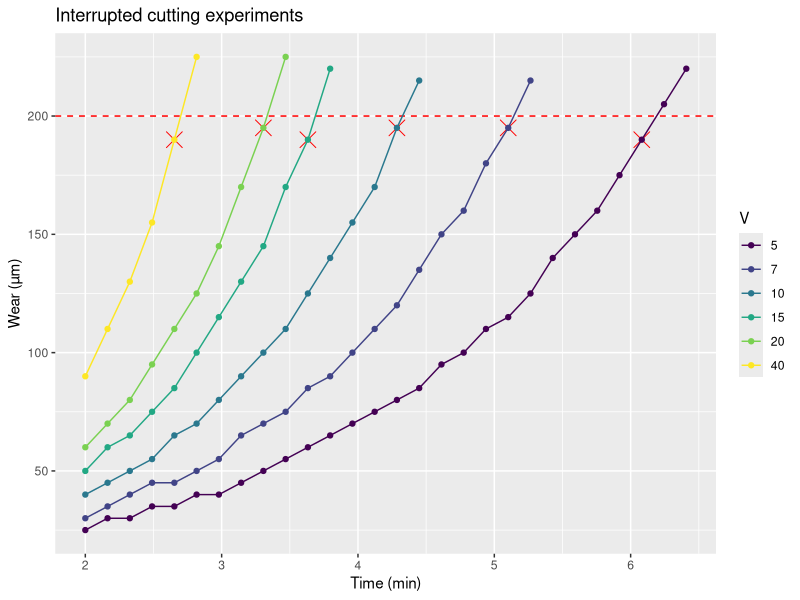
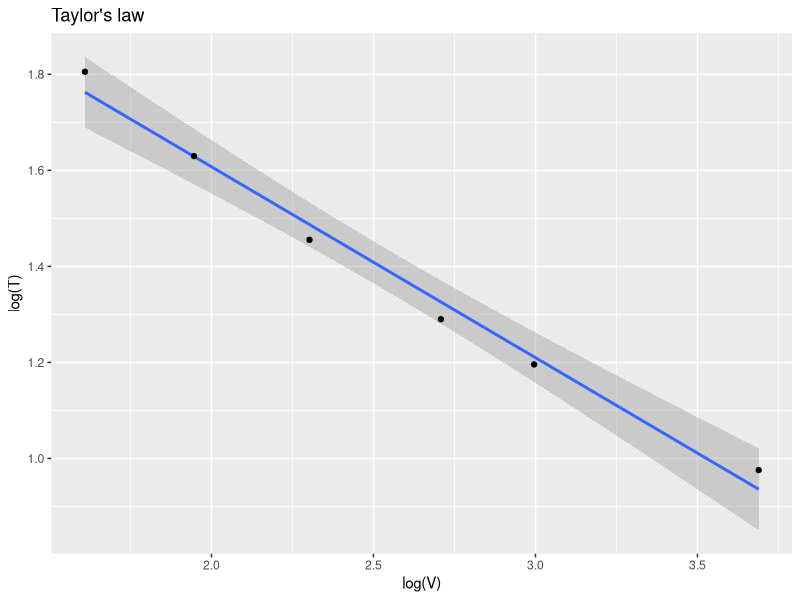
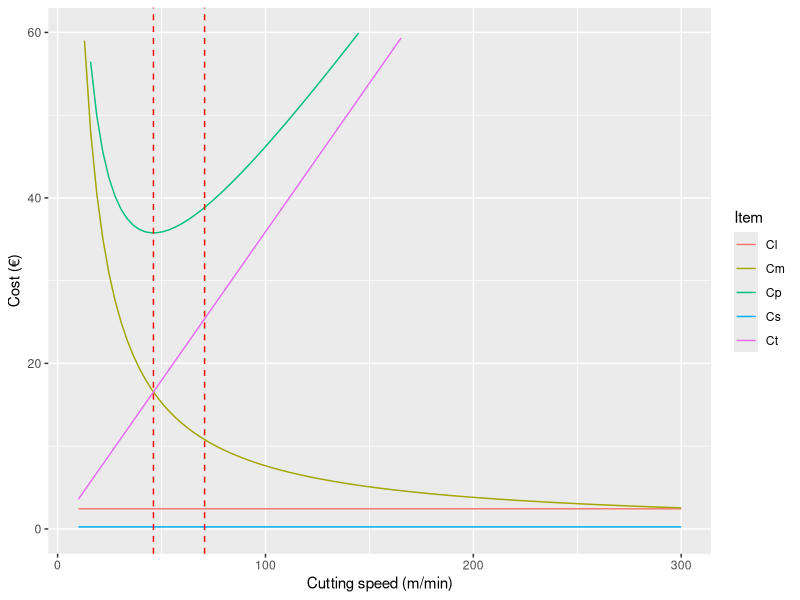
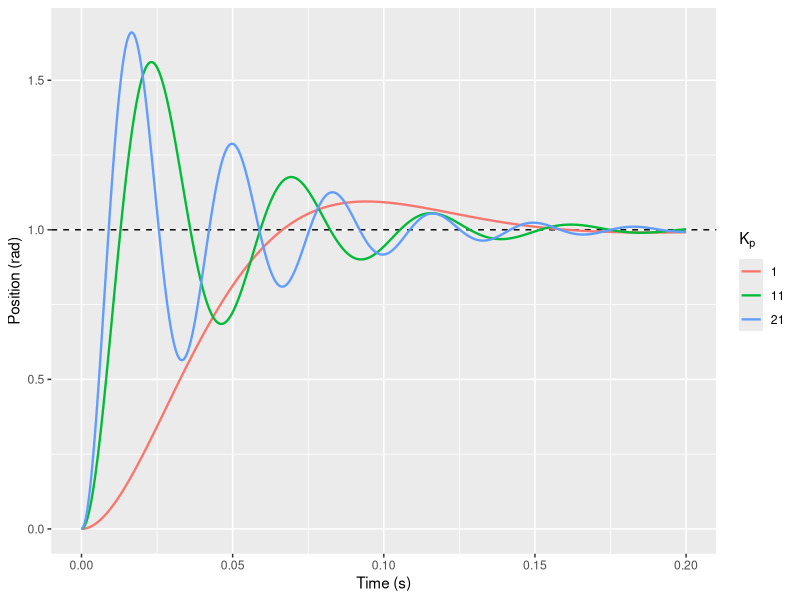
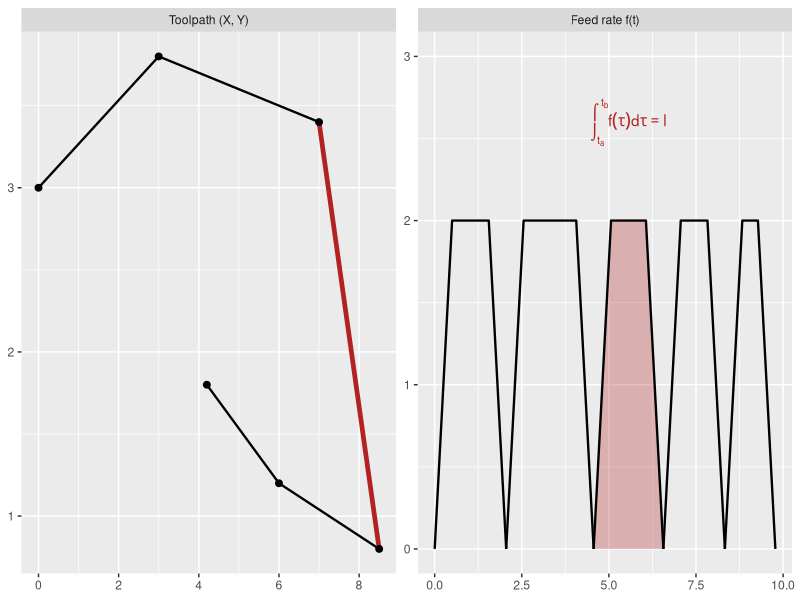
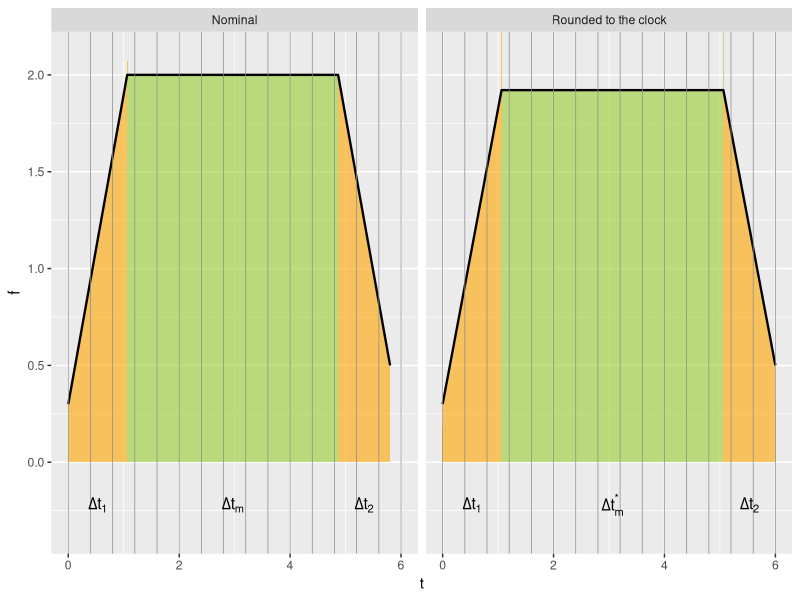
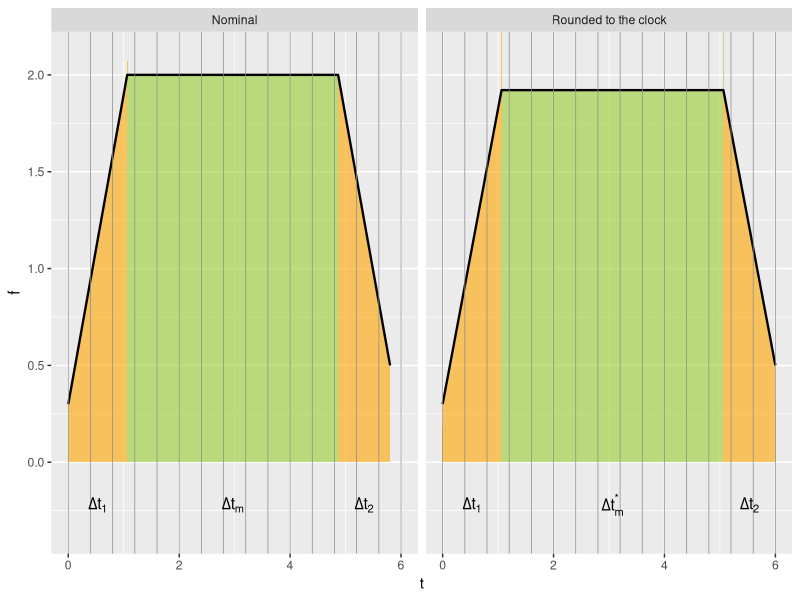
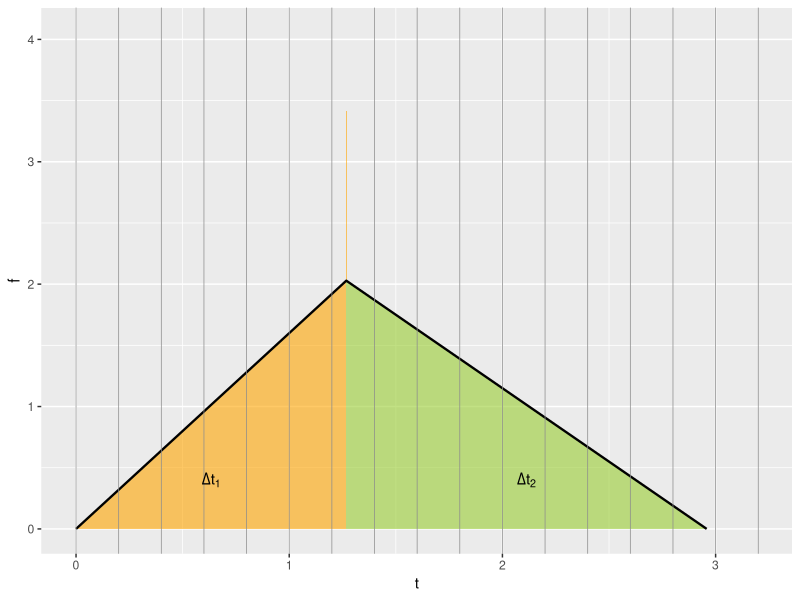

Reproduce these figures in R, in order.
## ---- chunk 1
options(width = 60)
set.seed(0)
library(tidyverse)
## ---- chunk 2
set.seed(0)
wc <- 200
round_next <- function(x, d) round(x/d) * d
w <- function(t,v, k=0.2, a=10) a*v^(k*t)
life <- function(v, wmax, k=0.2) uniroot(\(x) w(x, v, k) - wmax, interval=c(0, 1e5))$root
vels <- c(5, 7, 10, 15, 20, 40)

df <- expand.grid(
  T = seq(2, 10, length.out=50),
  V = vels
) %>%
  mutate(w = w(T, V, k=0.3)) %>% 
  mutate(w = round_next(w, 5)) %>% 
  filter(w <= wc + 30) 

df_l <- df %>% 
  filter(w <= wc) %>% 
  group_by(V) %>% 
  summarise(T = T[which.max(w)], w=max(w))

df %>% 
  mutate(V=factor(V)) %>% 
  ggplot(aes(x=T, y=w, group=V, color=V)) + 
  geom_point(data=df_l, aes(x=T, y=w), color="red", shape=4, size=5) +
  geom_hline(yintercept=wc, color="red", linetype=2) +
  geom_point() +
  geom_line() +
  scale_color_viridis_d(breaks=vels) +
  labs(x="Time (min)", y="Wear (µm)", title="Interrupted cutting experiments")
## ---- chunk 3
df_l %>% 
  ggplot(aes(x=log(V), y=log(T))) +
  geom_smooth(method="lm", formula=y~x) +
  geom_point() + 
  labs(title = "Taylor's law")
## ---- chunk 4
L <- 100
D <- 50
f <- 0.5
Lm <- 1
Om <- 0.7
Cs <- 1
Cl <- 1
K <- 50
n <- 0.5
Ct0 <- 2
Cs <- 10*(Lm + Om)
Cl <- 100*(Lm + Om)
Tm <- function(V) (pi * L * D) / (f*V)
Np <- function(V) (K/V)^(1/n)/Tm(V)
Ct <- function(V) Ct0/Np(V)
Cm <- function(V) Tm(V) * (Lm + Om)

Voc <- (K*(Lm+Om)^n)/((1/n-1)*Ct0)^n
Vot <- K/((1/n-1)*0.5)^n

tibble(
  V = seq(10, 300, length.out=100),
  Cs = Cs,
  Cl = Cl,
  Cm = Cm(V),
  Ct = Ct(V),
  Cp = Cm + Ct + Cs + Cl
) %>% 
  pivot_longer(-V, names_to = "Item", values_to = "Cost") %>% 
  mutate(Cost = Cost/70) %>% 
  ggplot(aes(x=V)) + 
  geom_line(aes(y=Cost, color=Item)) + 
  geom_vline(xintercept=c(Voc, Vot), linetype=2, color="red") + 
  ylim(c(0, 60)) + 
  labs(x="Cutting speed (m/min)", y="Cost (€)")
## ---- chunk 5
#| fig-width: 5.5
#| fig-height: 3.6
#| out-width: "443px"
#| out-height: "290px"
#| fig-align: center
# P-controlled position loop, G(s) = k / (s (tau s + 1)): closed-loop step response
step_response <- function(t, Kp, k = 34.7, tau = 0.02) {
  wn <- sqrt(Kp * k / tau)
  zeta <- 1 / (2 * sqrt(Kp * k * tau))
  wd <- wn * sqrt(1 - zeta^2)
  1 - exp(-zeta * wn * t) * (cos(wd * t) + zeta / sqrt(1 - zeta^2) * sin(wd * t))
}
expand_grid(t = seq(0, 0.2, length.out = 500), Kp = c(1, 11, 21)) %>%
  mutate(theta = step_response(t, Kp), Kp = factor(Kp)) %>%
  ggplot(aes(x = t, y = theta, color = Kp)) +
  geom_hline(yintercept = 1, linetype = 2) +
  geom_line(linewidth = 0.8) +
  labs(x = "Time (s)", y = "Position (rad)", color = quote(K[p]))
## ---- chunk 6
#| include: false
# Helpers for the profiling and look-ahead plots of this section

# Trapezoidal feed profile of a block on a discrete clock (period tq):
# the block duration is rounded up to a multiple of tq and f_m reduced accordingly
quantize_block <- function(l, fm, a, d, fs, fe, tq) {
  t1 <- (fm - fs) / a
  t2 <- (fm - fe) / d
  tm <- l / fm - t1 * (fm + fs) / (2 * fm) - t2 * (fe + fm) / (2 * fm)
  dt <- t1 + tm + t2
  dts <- (floor(dt / tq) + 1) * tq
  tms <- tm + dts - dt
  fms <- (2 * l - fs * t1 - fe * t2) / (t1 + t2 + 2 * tms)
  list(t1 = t1, t2 = t2, tm = tm, tms = tms, fm = fm, fms = fms, fs = fs, fe = fe, tq = tq, dts = dts)
}

profile_phases <- function(t1, tm, t2, fs, fm, fe) tibble(
  t = c(0, t1, t1, t1 + tm, t1 + tm, t1 + tm + t2),
  f = c(fs, fm, fm, fm, fm, fe),
  phase = rep(c("acc", "const", "dec"), each = 2)
)

plot_clock <- function(q = quantize_block(l = 10, fm = 2, a = 1.6, d = 1.6, fs = 0.3, fe = 0.5, tq = 0.4)) {
  prof <- bind_rows(
    `Nominal` = profile_phases(q$t1, q$tm, q$t2, q$fs, q$fm, q$fe),
    `Rounded to the clock` = profile_phases(q$t1, q$tms, q$t2, q$fs, q$fms, q$fe),
    .id = "which"
  )
  lab <- prof %>%
    group_by(which, phase) %>%
    summarise(t = mean(t), .groups = "drop") %>%
    mutate(label = case_when(
      phase == "acc" ~ "Delta*t[1]", phase == "dec" ~ "Delta*t[2]",
      which == "Nominal" ~ "Delta*t[m]", TRUE ~ "Delta*t[m]^'*'"))
  ggplot(prof, aes(t, f)) +
    geom_area(aes(fill = phase), alpha = 0.6, show.legend = FALSE) +
    geom_line(linewidth = 0.8) +
    geom_vline(xintercept = seq(0, q$dts, by = q$tq), color = "gray55", linewidth = 0.25) +
    geom_text(data = lab, aes(y = -0.22, label = label), parse = TRUE, size = 4) +
    scale_fill_manual(values = c(acc = "orange", const = "yellowgreen", dec = "orange")) +
    facet_wrap(~which) +
    coord_cartesian(ylim = c(-0.35, 2.1)) +
    labs(x = "t", y = "f")
}

# Look-ahead, one block in curvilinear abscissa, constant acc/dec a:
# fwd: forward step (accelerations only), bwd: backward step (decelerations only),
# final: resulting profile from (s0, vi) to (sf, vf) with nominal feed vm
la_block <- function(vi, vm, vf, sf = 5, a = 15, n = 400) {
  sq <- function(x) sqrt(pmax(x, 0))
  tibble(s = seq(0, sf, length.out = n)) %>%
    mutate(
      acc_vi = sqrt(vi^2 + 2 * a * s),
      dec_vf = sqrt(vf^2 + 2 * a * (sf - s)),
      dec_vi = sq(vi^2 - 2 * a * s),
      acc_vf = sq(vf^2 - 2 * a * (sf - s)),
      fwd = pmin(acc_vi, pmax(vm, acc_vf)),
      bwd = pmin(dec_vf, pmax(vm, dec_vi)),
      final = pmin(acc_vi, dec_vf, pmax(vm, dec_vi, acc_vf))
    )
}

la_plot <- function(vi, vm, vf, sf = 5, a = 15, steps = "fwd", ymax = 11) {
  b <- la_block(vi, vm, vf, sf, a)
  s <- seq(0, 5.5, length.out = 300)
  guides <- bind_rows(
    tibble(s = s, v = sqrt(vi^2 + 2 * a * s), g = "acc_vi"),
    tibble(s = s, v = suppressWarnings(sqrt(vf^2 - 2 * a * (sf - s))), g = "acc_vf"),
    tibble(s = s, v = suppressWarnings(sqrt(-2 * a * (sf - s))), g = "stop")
  ) %>% filter(!is.na(v))
  s1 <- (vm^2 - vi^2) / (2 * a)
  s2 <- sf - (vf^2 - vm^2) / (2 * a)
  lab <- tribble(
    ~s, ~v, ~label, ~hjust,
    0, vi + 0.8, "(s[0]*','~v[i])", -0.1,
    sf, vf + 0.8, "(s[f]*','~v[f])", 1.05,
    sf, 0.6, "(s[f]*','~0)", 1.1
  )
  marks <- tibble(s = c(s1, s2), v = vm, label = c("(s[1]*','~v[m])", "(s[2]*','~v[m])")) %>%
    filter(s > 0, s < sf)
  p <- ggplot(b, aes(x = s)) +
    geom_hline(yintercept = vm, linetype = 2, color = "gray40") +
    geom_vline(xintercept = sf, linetype = 2, color = "gray40") +
    geom_line(data = guides, aes(y = v, group = g), linetype = 2, linewidth = 0.3, color = "gray30") +
    geom_line(aes(y = fwd), linewidth = 1.2, color = "firebrick")
  if ("bwd" %in% steps)
    p <- p + geom_line(aes(y = bwd), linewidth = 1.2, color = "forestgreen", linetype = "22")
  p +
    geom_point(data = tibble(s = c(0, sf), v = c(vi, vf)), aes(y = v),
               shape = 4, size = 4, stroke = 1.5, color = "firebrick") +
    geom_point(data = marks, aes(y = v), shape = 21, fill = "white", size = 2.5) +
    geom_text(data = marks, aes(y = v + 0.9, label = label), parse = TRUE, size = 3.6) +
    geom_text(data = lab, aes(y = v, label = label, hjust = hjust), parse = TRUE, size = 3.6) +
    coord_cartesian(xlim = c(-0.5, 5.5), ylim = c(-0.5, ymax), expand = FALSE) +
    labs(x = "s", y = quote(v == dot(s)))
}
## ---- chunk 7
#| fig-width: 10
#| fig-height: 2.6
#| out-width: "808px"
#| out-height: "210px"
#| fig-align: center
# toolpath made of 5 blocks, each with its own trapezoidal profile (stop at the corners)
trapz_pts <- function(l, fm = 2, a = 4) {
  t1 <- fm / a
  tm <- l / fm - t1
  tibble(t = c(0, t1, t1 + tm, 2 * t1 + tm), f = c(0, fm, fm, 0))
}
path <- tibble(x = c(0, 3, 7, 8.5, 6, 4.2), y = c(3, 3.8, 3.4, 0.8, 1.2, 1.8))
hl <- 3   # highlighted block
prof <- path %>%
  mutate(l = sqrt((lead(x) - x)^2 + (lead(y) - y)^2)) %>%
  filter(!is.na(l)) %>%
  mutate(id = row_number(), tp = map(l, trapz_pts),
         t0 = lag(cumsum(map_dbl(tp, ~ max(.$t))), default = 0)) %>%
  unnest(tp) %>%
  mutate(t = t + t0)
panels <- c("Toolpath (X, Y)", "Feed rate f(t)")
bind_rows(
  path %>% transmute(panel = panels[1], h = x, v = y, id = c(1:5, 5)),
  prof %>% transmute(panel = panels[2], h = t, v = f, id = id)
) %>%
  mutate(panel = factor(panel, levels = panels)) %>%
  ggplot(aes(h, v)) +
  geom_area(data = ~ filter(.x, panel == panels[2], id == hl), fill = "firebrick", alpha = 0.3) +
  geom_line(data = ~ filter(.x, panel == panels[2]), aes(group = id), linewidth = 0.8) +
  geom_path(data = ~ filter(.x, panel == panels[1]), linewidth = 0.8) +
  geom_path(data = ~ filter(.x, panel == panels[1]) %>% slice(hl:(hl + 1)), linewidth = 1.6, color = "firebrick") +
  geom_point(data = ~ filter(.x, panel == panels[1]), size = 2) +
  geom_text(data = tibble(panel = factor(panels[2], levels = panels), h = mean(range(prof$t[prof$id == hl])), v = 2.6),
            label = "integral(f(tau)*d*tau, t[a], t[b]) == l", parse = TRUE, color = "firebrick") +
  geom_blank(data = tibble(panel = factor(panels[2], levels = panels), h = 0, v = 3)) +
  facet_wrap(~panel, scales = "free") +
  labs(x = NULL, y = NULL)
## ---- chunk 8
#| fig-width: 10
#| fig-height: 2.4
#| out-width: "792px"
#| out-height: "190px"
#| fig-align: center
plot_clock()
## ---- chunk 9
#| fig-width: 10
#| fig-height: 2.4
#| out-width: "792px"
#| out-height: "190px"
#| fig-align: center
plot_clock()
## ---- chunk 10
#| fig-width: 4
#| fig-height: 2.67
#| out-width: "300px"
#| out-height: "200px"
#| fig-align: center
# short block: Delta t_m <= 0, the feed never reaches f_m
a <- 1.6; d <- 1.2; l <- 3
t1 <- sqrt(2 * l / (a + a^2 / d)); t2 <- a / d * t1
tibble(t = c(0, t1, t1, t1 + t2), f = c(0, a * t1, a * t1, 0), phase = rep(c("acc", "dec"), each = 2)) %>%
  ggplot(aes(t, f)) +
  geom_area(aes(fill = phase), alpha = 0.6, show.legend = FALSE) +
  geom_line(linewidth = 0.8) +
  geom_vline(xintercept = seq(0, 3.2, by = 0.2), color = "gray55", linewidth = 0.25) +
  annotate("text", x = c(t1 / 2, t1 + t2 / 2), y = 0.4, label = c("Delta*t[1]", "Delta*t[2]"), parse = TRUE) +
  scale_fill_manual(values = c(acc = "orange", dec = "yellowgreen")) +
  labs(x = "t", y = "f")
## ---- chunk 11
#| fig-width: 3.6
#| fig-height: 5
#| out-width: "310px"
#| out-height: "431px"
#| fig-align: center
# feed profile and normalised curvilinear abscissa lambda(t) = s(t) / l
t1 <- 1; tm <- 2; t2 <- 1
tibble(t = seq(0, t1 + tm + t2, length.out = 400)) %>%
  mutate(`f(t)` = pmin(t / t1, 1, (t1 + tm + t2 - t) / t2),
         `lambda(t)` = cumsum(`f(t)`) / sum(`f(t)`)) %>%
  pivot_longer(-t) %>%
  ggplot(aes(t, value)) +
  geom_vline(xintercept = c(t1, t1 + tm), linetype = 2, color = "gray40") +
  geom_line(linewidth = 0.9) +
  facet_wrap(~name, ncol = 1, scales = "free_y", labeller = label_parsed, strip.position = "left") +
  labs(x = "t", y = NULL) +
  theme(strip.placement = "outside")
## ---- chunk 12
#| fig-width: 7
#| fig-height: 4.6
#| out-width: "654px"
#| out-height: "430px"
#| fig-align: center
# jerk-limited profile: 7 phases (jerk +j, 0, -j, cruise, -j, 0, +j)
fm <- 1; amax <- 1; j <- 4; tm <- 1; dt <- 0.001
tj <- amax / j; ta <- fm / amax - tj
phases <- c(tj, ta, tj, tm, tj, ta, tj)
jerk <- c(j, 0, -j, 0, -j, 0, j)
bounds <- cumsum(c(0, phases))
tibble(t = seq(0, sum(phases), by = dt)) %>%
  mutate(j = jerk[findInterval(t, bounds, rightmost.closed = TRUE)],
         a = cumsum(j) * dt, f = cumsum(a) * dt) %>%
  pivot_longer(-t) %>%
  mutate(name = factor(name, levels = c("f", "a", "j"), labels = c("f", "a", "dot(a)"))) %>%
  ggplot(aes(t, value)) +
  geom_vline(xintercept = bounds, linetype = 2, color = "gray40", linewidth = 0.3) +
  geom_line(linewidth = 0.9, color = "firebrick") +
  facet_wrap(~name, ncol = 1, scales = "free_y", labeller = label_parsed, strip.position = "left") +
  labs(x = "t", y = NULL) +
  theme(strip.placement = "outside")
## ---- chunk 13
#| fig-align: center
# blocks: length, nominal feed and angle with the next block (deg)
blk <- tibble(l = c(5, 5, 3, 11, 6, 1, 1), f = c(8, 8, 7, 3, 7, 7, 7), alpha = c(40, 10, 0, 0, 0, 0, 90)) %>%
  mutate(s0 = lag(cumsum(l), default = 0), s1 = cumsum(l),
         vf = if_else(row_number() == n(), 0, (f + lead(f)) / 2 * cos(alpha * pi / 180)),
         vf = pmin(vf, f, lead(f, default = 0)))
first <- la_block(0, blk$f[1], blk$vf[1], sf = blk$l[1])
ggplot(blk) +
  geom_segment(aes(x = s0, xend = s1, y = f, yend = f), linetype = 2, linewidth = 0.8) +
  geom_segment(aes(x = s1, xend = s1, y = 0, yend = pmax(f, lead(f, default = 0))), linetype = 3) +
  geom_line(data = first, aes(s, final), color = "steelblue", linewidth = 1.6) +
  geom_point(data = bind_rows(tibble(s1 = 0, vf = 0), blk), aes(s1, vf), color = "firebrick", size = 3) +
  labs(x = "s", y = quote(v == dot(s)))
## ---- chunk 14
#| fig-width: 4.4
#| fig-height: 3
#| out-width: "520px"
#| out-height: "355px"
la_plot(1, 8, 9)
## ---- chunk 15
#| fig-width: 4.4
#| fig-height: 3
#| out-width: "520px"
#| out-height: "355px"
la_plot(1, 8, 5)
## ---- chunk 16
#| fig-width: 4.4
#| fig-height: 3
#| out-width: "520px"
#| out-height: "355px"
la_plot(9, 8, 9)
## ---- chunk 17
#| fig-width: 4.4
#| fig-height: 3
#| out-width: "520px"
#| out-height: "355px"
la_plot(9, 8, 5)
## ---- chunk 18
#| fig-width: 4.4
#| fig-height: 3
#| out-width: "520px"
#| out-height: "355px"
la_plot(1, 8, 5, sf = 1.5)
## ---- chunk 19
#| fig-width: 4.4
#| fig-height: 3
#| out-width: "520px"
#| out-height: "355px"
la_plot(1, 8, 9, sf = 1.5)
## ---- chunk 20
#| fig-width: 4.4
#| fig-height: 3
#| out-width: "520px"
#| out-height: "355px"
la_plot(7, 8, 9, sf = 1.5)
## ---- chunk 21
#| fig-width: 4.4
#| fig-height: 3
#| out-width: "520px"
#| out-height: "355px"
la_plot(7.5, 8, 6, sf = 1.5)
## ---- chunk 22
#| fig-width: 4.4
#| fig-height: 3
#| out-width: "520px"
#| out-height: "355px"
la_plot(0, 8, 5.3, steps = c("fwd", "bwd"))
## ---- chunk 23
#| fig-width: 4.4
#| fig-height: 3
#| out-width: "520px"
#| out-height: "355px"
la_plot(9, 8, 5, steps = c("fwd", "bwd"))
## ---- chunk 24
#| fig-width: 10
#| fig-height: 5.6
#| out-width: "964px"
#| out-height: "540px"
#| fig-align: center
# a = d = 10, sf = 5; red: forward step, green: backward step, gray: resulting profile
tribble(
  ~case, ~vi, ~vm, ~vf,
  "AMA", 2, 6, 9,      "A", 1, 10.5, 10.05,  "M", 6, 6, 6,
  "DMD", 9, 6, 2,      "D", 10, 10.5, 1,     "AMD", 2, 7, 2,
  "AD", 1, 10.5, 1,    "DA", 9, 4, 9,        "DMA", 9, 6, 9
) %>%
  mutate(case = fct_inorder(case), prof = pmap(list(vi, vm, vf), la_block, a = 10)) %>%
  unnest(prof) %>%
  ggplot(aes(x = s)) +
  geom_hline(aes(yintercept = vm), linetype = 2, color = "gray40") +
  geom_line(aes(y = final), linewidth = 3.5, color = "gray75", lineend = "round") +
  geom_line(aes(y = fwd), linewidth = 1, color = "firebrick") +
  geom_line(aes(y = bwd), linewidth = 1, color = "forestgreen", linetype = "22") +
  facet_wrap(~case, ncol = 3) +
  coord_cartesian(ylim = c(0, 11)) +
  labs(x = "s", y = quote(v == dot(s)))
## ---- chunk 25
# 90-degree corner at constant feed, each axis follows its command with a first-order lag (Kv)
corner <- function(feed, Kv = 40, dt = 1e-4, L = 2) {
  v <- feed / 60
  t <- seq(0, 2 * L / v + 0.2, by = dt)
  xc <- 40 + pmin(v * t - L, 0)
  yc <- -10 + pmax(v * t - L, 0)
  xa <- ya <- numeric(length(t))
  xa[1] <- xc[1] - v / Kv; ya[1] <- yc[1]
  for (i in 2:length(t)) {
    xa[i] <- xa[i - 1] + Kv * (xc[i - 1] - xa[i - 1]) * dt
    ya[i] <- ya[i - 1] + Kv * (yc[i - 1] - ya[i - 1]) * dt
  }
  e <- min(sqrt((xa - 40)^2 + (ya + 10)^2))
  tibble(x = xa, y = ya, F = sprintf("%d mm/min (error %.2f mm)", feed, e))
}
bind_rows(corner(500), corner(1500)) %>%
  ggplot(aes(x, y, color = F)) +
  geom_path(data = tibble(x = c(39.5, 40, 40), y = c(-10, -10, -9.5)), color = "black", linetype = 2) +
  geom_path(linewidth = 1) +
  coord_equal(xlim = c(39.5, 40.1), ylim = c(-10.1, -9.5)) +
  labs(x = "X (mm)", y = "Y (mm)", color = "Feed rate") +
  theme(legend.position = "bottom", legend.direction = "vertical")
## ---- chunk 26
#| layout-ncol: 2
#| fig-width: 5
#| fig-height: 4.2
#| out-width: "100%"
# simulated calibration of a 200 mm axis: 5 runs, measured every 10 mm
set.seed(1)
xs <- seq(0, 200, by = 10)
shape <- 1.5 * sin(xs / 25) + 0.8 * sin(xs / 9 + 1)
expand_grid(run = 1:5, x = xs) %>%
  mutate(straightness = shape[match(x, xs)] + rnorm(n(), sd = 0.6)) %>%
  ggplot(aes(x, straightness)) +
  geom_line(aes(group = run), color = "gray60") +
  geom_point(color = "gray40", size = 1) +
  stat_summary(fun.data = ~ tibble(ymin = mean(.x) - 2 * sd(.x), ymax = mean(.x) + 2 * sd(.x)),
               geom = "ribbon", alpha = 0.15, fill = "firebrick") +
  stat_summary(fun = mean, geom = "line", color = "firebrick", linewidth = 1) +
  labs(x = "Axis position (mm)", y = "Straightness (µm)", title = "Straightness residuals")
expand_grid(run = 1:5, dir = c("forward", "backward"), x = xs) %>%
  mutate(error = 0.025 * x + 0.8 * sin(x / 30) + if_else(dir == "forward", 1.2, -1.2) + rnorm(n(), sd = 0.3)) %>%
  ggplot(aes(x, error, color = dir)) +
  geom_point(size = 1, alpha = 0.6) +
  stat_summary(fun = mean, geom = "line", linewidth = 1) +
  labs(x = "Nominal position (mm)", y = "Positioning error (µm)", color = NULL,
       title = "Linearity (positioning) error") +
  theme(legend.position = "bottom")
